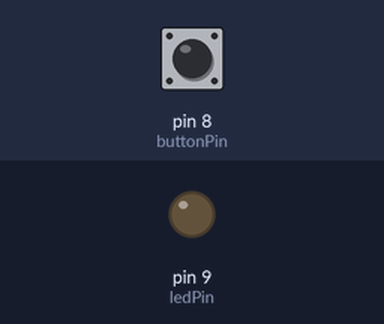
This sketch was run on a simulated Arduino Uno, built with avr-gcc and run on an emulated ATmega328P. Parts: output pins drawn as LEDs (lit = HIGH). The test bench sets the inputs (shaded band); at power-on: pin 8 (buttonPin) HIGH.

Above: at 1.2 s.
1.3 s: pin 8 (buttonPin) pulled LOW for 0.15 s
At 1.8 s:
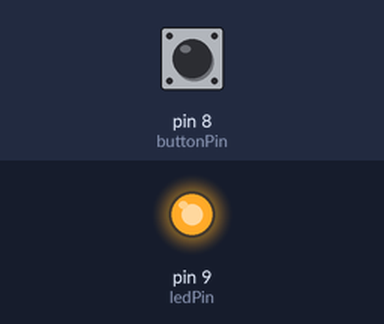
2.9 s: pin 8 (buttonPin) pulled LOW for 1 s
At 4.2 s:
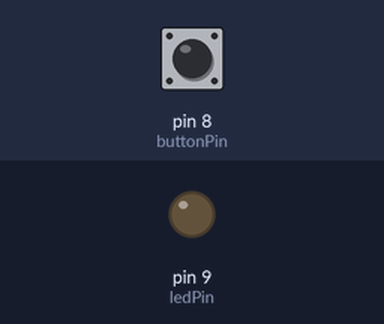
5.4 s: pin 8 (buttonPin) pulled LOW for 3.2 s
At 6.1 s:
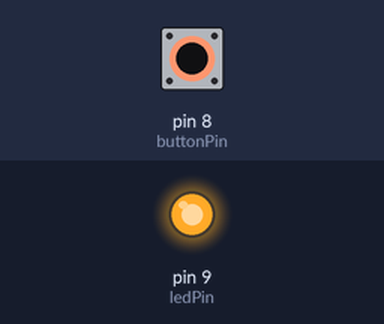
Timing chart, 0 to 8.4 s (numbered marks = the images above; inputs shaded):
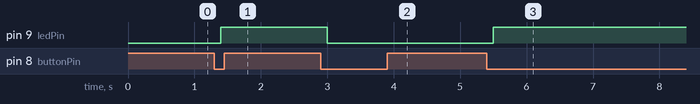

The sketch:

08_buttonBounceLib.ino
```cpp
// This sketch toggles an LED attached to pin 9 when a button attached to pin 8 is pressed (make sure to use a current limiting resistor!)
// Debouncing is added to prevent accidental quick re-presses of the button
// This sketch uses the Bounce2 debouncing library by Thomas O Fredericks (and others), which can be found in the library manager or below
// https://github.com/thomasfredericks/Bounce2
// Nicholas Schwankl - 9/7/2020

#include <Bounce2.h>

#define ledPin      9
#define buttonPin   8

bool ledState = LOW;

Bounce debounce = Bounce();                     // Create an instance of the Bounce object from the Bounce2 library

void setup() {

  pinMode(ledPin, OUTPUT);

  debounce.attach(buttonPin, INPUT_PULLUP);     // Attach the button pin to the Bounce object with internal pullup resistor enabled
  debounce.interval(100);                       // Set the debouncing interval to 100ms (any imput shorter than this will be ignored

}

void loop() {

  debounce.update();                            // Update the state of the Bounce object (this acts like a digitalRead)

  if( debounce.fell() ){                        // If the state of the Bounce object has fallen from 5V to GND (button has been pressed)
    ledState = !ledState;                       // Invert the state of the LED
    digitalWrite(ledPin, ledState);             // And write that value to the LED
  }

}
```

Measured:
- after the input at 1.3 s, pin 9 (ledPin): LOW → HIGH after 0.10 s
- after the input at 2.9 s, pin 9 (ledPin): HIGH → LOW after 0.10 s
- after the input at 5.4 s, pin 9 (ledPin): LOW → HIGH after 0.10 s
